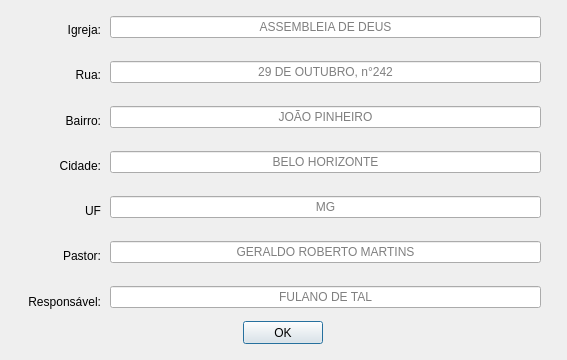
<?xml version="1.0" encoding="UTF-8"?>
<ui version="4.0">
 <class>Preferencias</class>
 <widget class="QDialog" name="Preferencias">
  <property name="geometry">
   <rect>
    <x>0</x>
    <y>0</y>
    <width>567</width>
    <height>360</height>
   </rect>
  </property>
  <property name="minimumSize">
   <size>
    <width>567</width>
    <height>360</height>
   </size>
  </property>
  <property name="maximumSize">
   <size>
    <width>1000</width>
    <height>360</height>
   </size>
  </property>
  <property name="windowTitle">
   <string>Dialog</string>
  </property>
  <widget class="QPushButton" name="pushButton">
   <property name="geometry">
    <rect>
     <x>243</x>
     <y>321</y>
     <width>80</width>
     <height>23</height>
    </rect>
   </property>
   <property name="text">
    <string>OK</string>
   </property>
  </widget>
  <widget class="QWidget" name="layoutWidget">
   <property name="geometry">
    <rect>
     <x>20</x>
     <y>0</y>
     <width>81</width>
     <height>321</height>
    </rect>
   </property>
   <layout class="QVBoxLayout" name="verticalLayout">
    <property name="spacing">
     <number>6</number>
    </property>
    <property name="topMargin">
     <number>10</number>
    </property>
    <property name="bottomMargin">
     <number>0</number>
    </property>
    <item>
     <widget class="QLabel" name="igrej">
      <property name="text">
       <string>Igreja:</string>
      </property>
      <property name="alignment">
       <set>Qt::AlignRight|Qt::AlignTrailing|Qt::AlignVCenter</set>
      </property>
     </widget>
    </item>
    <item>
     <widget class="QLabel" name="rua">
      <property name="text">
       <string>Rua:</string>
      </property>
      <property name="alignment">
       <set>Qt::AlignRight|Qt::AlignTrailing|Qt::AlignVCenter</set>
      </property>
     </widget>
    </item>
    <item>
     <widget class="QLabel" name="bairro">
      <property name="text">
       <string>Bairro:</string>
      </property>
      <property name="alignment">
       <set>Qt::AlignRight|Qt::AlignTrailing|Qt::AlignVCenter</set>
      </property>
     </widget>
    </item>
    <item>
     <widget class="QLabel" name="cidade">
      <property name="text">
       <string>Cidade:</string>
      </property>
      <property name="alignment">
       <set>Qt::AlignRight|Qt::AlignTrailing|Qt::AlignVCenter</set>
      </property>
     </widget>
    </item>
    <item>
     <widget class="QLabel" name="uf">
      <property name="text">
       <string>UF</string>
      </property>
      <property name="alignment">
       <set>Qt::AlignRight|Qt::AlignTrailing|Qt::AlignVCenter</set>
      </property>
     </widget>
    </item>
    <item>
     <widget class="QLabel" name="pastor">
      <property name="text">
       <string>Pastor:</string>
      </property>
      <property name="alignment">
       <set>Qt::AlignRight|Qt::AlignTrailing|Qt::AlignVCenter</set>
      </property>
     </widget>
    </item>
    <item>
     <widget class="QLabel" name="responsavel">
      <property name="text">
       <string>Responsável:</string>
      </property>
      <property name="alignment">
       <set>Qt::AlignRight|Qt::AlignTrailing|Qt::AlignVCenter</set>
      </property>
     </widget>
    </item>
   </layout>
  </widget>
  <widget class="QWidget" name="layoutWidget">
   <property name="geometry">
    <rect>
     <x>110</x>
     <y>0</y>
     <width>431</width>
     <height>321</height>
    </rect>
   </property>
   <layout class="QVBoxLayout" name="verticalLayout_2">
    <property name="spacing">
     <number>17</number>
    </property>
    <property name="leftMargin">
     <number>0</number>
    </property>
    <property name="topMargin">
     <number>10</number>
    </property>
    <property name="bottomMargin">
     <number>0</number>
    </property>
    <item>
     <widget class="QLineEdit" name="Igreja">
      <property name="alignment">
       <set>Qt::AlignCenter</set>
      </property>
      <property name="placeholderText">
       <string>ASSEMBLEIA DE DEUS</string>
      </property>
     </widget>
    </item>
    <item>
     <widget class="QLineEdit" name="Rua">
      <property name="text">
       <string/>
      </property>
      <property name="alignment">
       <set>Qt::AlignCenter</set>
      </property>
      <property name="placeholderText">
       <string>29 DE OUTUBRO, n°242</string>
      </property>
     </widget>
    </item>
    <item>
     <widget class="QLineEdit" name="Bairro">
      <property name="alignment">
       <set>Qt::AlignCenter</set>
      </property>
      <property name="placeholderText">
       <string>JOÃO PINHEIRO</string>
      </property>
     </widget>
    </item>
    <item>
     <widget class="QLineEdit" name="Cidade">
      <property name="alignment">
       <set>Qt::AlignCenter</set>
      </property>
      <property name="placeholderText">
       <string>BELO HORIZONTE</string>
      </property>
     </widget>
    </item>
    <item>
     <widget class="QLineEdit" name="UF">
      <property name="alignment">
       <set>Qt::AlignCenter</set>
      </property>
      <property name="placeholderText">
       <string>MG</string>
      </property>
     </widget>
    </item>
    <item>
     <widget class="QLineEdit" name="Pastor">
      <property name="alignment">
       <set>Qt::AlignCenter</set>
      </property>
      <property name="placeholderText">
       <string>GERALDO ROBERTO MARTINS</string>
      </property>
     </widget>
    </item>
    <item>
     <widget class="QLineEdit" name="Responsavel">
      <property name="alignment">
       <set>Qt::AlignCenter</set>
      </property>
      <property name="placeholderText">
       <string>FULANO DE TAL</string>
      </property>
     </widget>
    </item>
   </layout>
  </widget>
 </widget>
 <resources/>
 <connections/>
</ui>
